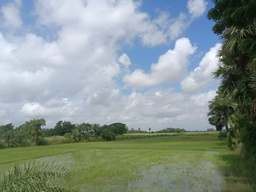
#> input picture musings/sample.jpg, 256 x 192 px, shrunk from 1600 x 1200 before the run
$ python gbd_convex_hull.py
#> lines starting #> are read from the running program, lines starting #| are printed output that depends on the picture
#Plot Gamut of an input image
import matplotlib
matplotlib.use('Agg')  # Use a non-interactive backend
import numpy as np
import matplotlib.pyplot as plt
from skimage import io, color
from scipy.spatial import ConvexHull


def compute_gamut_boundary(image_path, output_path):
    # Load the image
#> called with image_path = 'sample.jpg', output_path = 'output_plot.png'
    image = io.imread(image_path)
#> image is the input picture: shape (192, 256, 3); mean R, G, B 135.3, 148.3, 144.5

    # Check if the image has an alpha channel and remove it if necessary
    if image.shape[2] == 4:
        image = image[:, :, :3]  # Remove the alpha channel

    # Convert the image to CIELAB color space
    lab_image = color.rgb2lab(image)
#> lab_image: shape (192, 256, 3) float64; mean of channels 0, 1, 2 59.6, -5, 1.2

    # Reshape the image to a 2D array where each row is a color in LAB space
    lab_colors = lab_image.reshape((-1, 3))

    # Convert LAB colors back to RGB for plotting
    rgb_colors = color.lab2rgb(lab_colors.reshape(lab_image.shape)).reshape(-1, 3)

    # Compute the convex hull of the LAB colors to get the gamut boundary
    hull = ConvexHull(lab_colors)

    # Plot the gamut boundary in the CIELAB space
    fig = plt.figure(figsize=(10, 10))
    ax = fig.add_subplot(111, projection='3d')

    # Scatter plot with colors based on LAB values converted to RGB
    ax.scatter(lab_colors[:, 1], lab_colors[:, 2], lab_colors[:, 0], color=rgb_colors, s=1)

    # Set labels and title
    ax.set_xlabel('a*')
    ax.set_ylabel('b*')
    ax.set_zlabel('L*')
    ax.set_title('CIELAB Gamut Boundary')

    # Save the plot to a file
    plt.savefig(output_path)
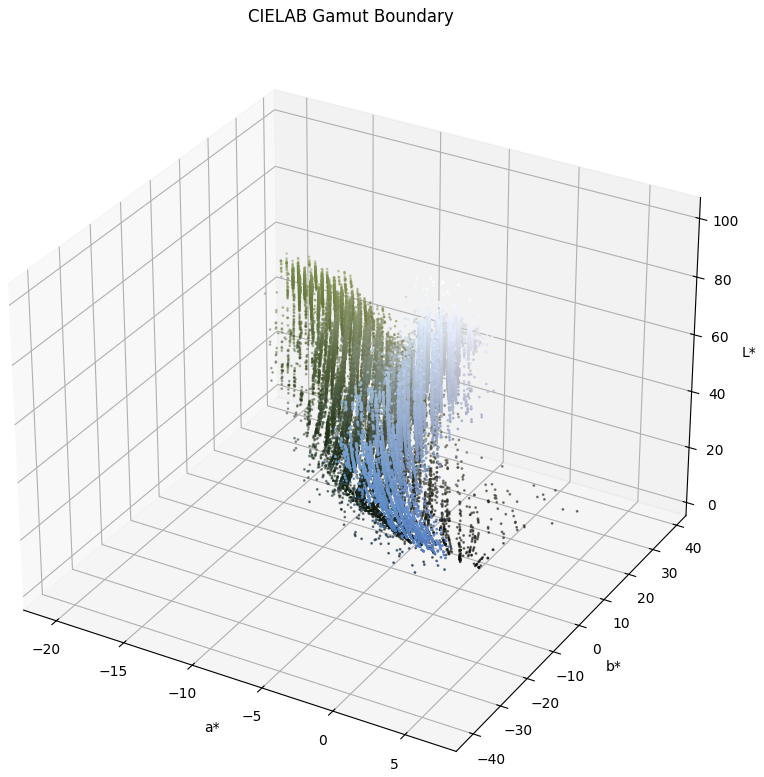
#> figure drawn by matplotlib, 1 panel
    plt.close(fig)  # Close the plot to ensure it doesn't display


# Example usage
compute_gamut_boundary('sample.jpg', 'output_plot.png')
